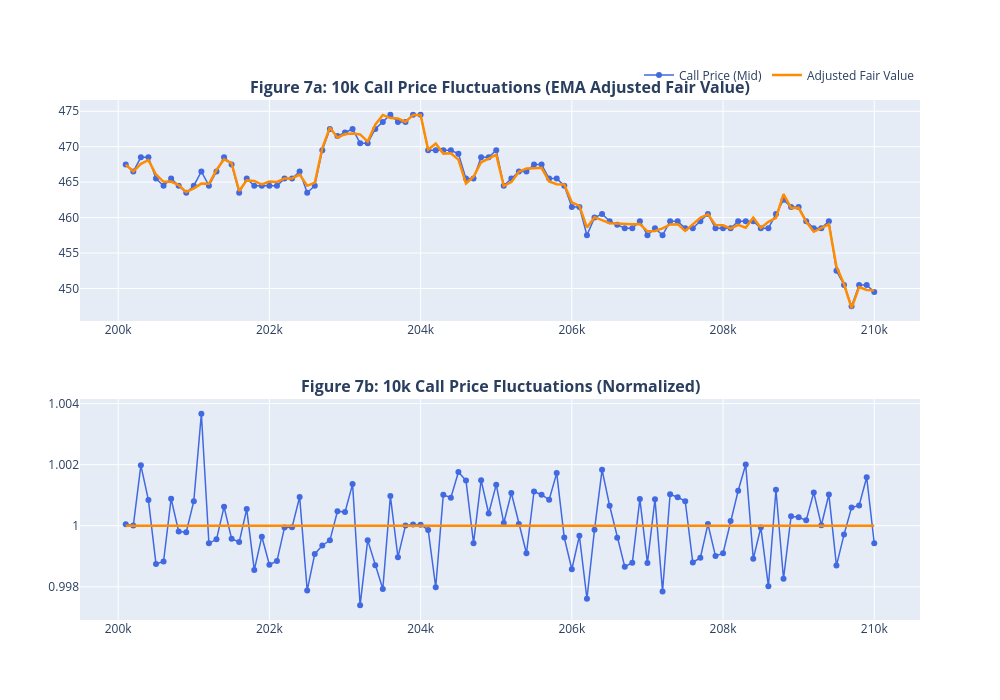

The code cell stored with this chart in its notebook:
### Code cell
import plotly.graph_objects as go
from plotly.subplots import make_subplots
import numpy as np
from statsmodels.tsa.stattools import acf

# ============================================================
# FIGURES 7a & 7b: THE "HEDGEHOGS" SECRET ADJUSTED FAIR VALUE
# ============================================================
K_FOCUS  = 10000
N_TICKS  = 100
THEO_NORM_WINDOW = 20 # Taken directly from their source code!

days = iv_plot['day'].unique()
day_1 = days[0]

# 1. Isolate K=10000 data strictly for Day 1
k10 = iv_plot[
    (iv_plot['strike'] == K_FOCUS) & 
    (iv_plot['day'] == day_1)
].copy().reset_index(drop=True)

# 2. Re-calculate the Local Parabola
iv_day1_fit = iv_clean[(iv_clean['day'] == day_1) & (iv_clean['iv'] > 0.12) & (iv_clean['strike'] != 9500)]
coeffs_day1 = np.polyfit(iv_day1_fit['moneyness'].values, iv_day1_fit['iv'].values, 2)
k10['iv_smile_local'] = np.polyval(coeffs_day1, k10['moneyness'])
k10['bs_theo'] = k10.apply(
    lambda r: bs_call_price(r['S'], r['strike'], r['T'], r['iv_smile_local']), axis=1
)

# 3. THE SECRET SAUCE: EMA Detrending of the Theoretical Difference
# This centers the theoretical line exactly over the market price.
k10['raw_theo_diff'] = k10['call_price'] - k10['bs_theo']
k10['ema_theo_diff'] = k10['raw_theo_diff'].ewm(span=THEO_NORM_WINDOW, adjust=False).mean()

# 4. Calculate the TRUE Adjusted Fair Value they traded against
k10['adjusted_fair_value'] = k10['bs_theo'] + k10['ema_theo_diff']

# 5. Zoom into the window (offsetting by 2000 ticks so the EMA has time to warm up)
START_TICK = 2000
k10_zoom = k10.iloc[START_TICK : START_TICK + N_TICKS].copy()

# 6. Normalized price: call_price / adjusted_fair_value
k10_zoom['price_norm'] = k10_zoom['call_price'] / k10_zoom['adjusted_fair_value']

# ============================================================
# BUILDING THE SUBPLOTS (PLOTLY)
# ============================================================
fig = make_subplots(
    rows=2, cols=1, 
    vertical_spacing=0.15,
    subplot_titles=(
        f'<b>Figure 7a: 10k Call Price Fluctuations (EMA Adjusted Fair Value)</b>',
        f'<b>Figure 7b: 10k Call Price Fluctuations (Normalized)</b>'
    )
)

# --- Figure 7a: Actual price vs ADJUSTED Fair Value ---
fig.add_trace(go.Scatter(
    x=k10_zoom['timestamp'], y=k10_zoom['call_price'],
    mode='lines+markers', marker=dict(size=6),
    line=dict(color='royalblue', width=1.5),
    name='Call Price (Mid)'
), row=1, col=1)

fig.add_trace(go.Scatter(
    x=k10_zoom['timestamp'], y=k10_zoom['adjusted_fair_value'], 
    mode='lines', line=dict(color='darkorange', width=2.5),
    name='Adjusted Fair Value'
), row=1, col=1)

# --- Figure 7b: Normalized price ---
fig.add_trace(go.Scatter(
    x=k10_zoom['timestamp'], y=k10_zoom['price_norm'],
    mode='lines+markers', marker=dict(size=6),
    line=dict(color='royalblue', width=1.5),
    name='Price / Fair Value',
    showlegend=False
), row=2, col=1)

fig.add_trace(go.Scatter(
    x=k10_zoom['timestamp'], y=[1.0]*len(k10_zoom),
    mode='lines', line=dict(color='darkorange', width=2.5),
    name='Baseline = 1.0',
    showlegend=False
), row=2, col=1)

fig.update_layout(
    template='plotly', height=700, width=1000, hovermode='x unified',
    legend=dict(orientation="h", yanchor="bottom", y=1.02, xanchor="right", x=1)
)
fig.show()

# ============================================================
# STATISTICAL VALIDATION: ACF (Autocorrelation) ON RETURNS
# ============================================================
print(f"=== Statistical Validation for K={K_FOCUS} (Day {day_1}) ===")

# THE FIX: Calculate Log Returns (tick-to-tick changes)
k10['log_return'] = np.log(k10['call_price'] / k10['call_price'].shift(1))
returns_series = k10['log_return'].dropna()

acf_vals = acf(returns_series, nlags=5, fft=True)

for lag, val in enumerate(acf_vals):
    print(f"Lag {lag}: {val:+.4f}")

print(f"\n→ Lag-1 autocorrelation = {acf_vals[1]:+.4f}")
if acf_vals[1] < 0:
    print("  Result: Negative ✓ — Short-term mean reversion confirmed. Scalping is viable.")
else:
    print("  Result: Positive ✗ — No mean reversion detected.")

### Figure 1 — Plotly figure (JSON) as saved in the notebook; plotly's stock layout.template omitted (floating-point values rounded to 4 significant figures)
{"data": [{"line": {"color": "royalblue", "width": 1.5}, "marker": {"size": 6}, "mode": "lines+markers", "name": "Call Price (Mid)", "type": "scatter", "x": [200100, 200200, 200300, 200400, 200500, 200600, 200700, 200800, 200900, 201000, 201100, 201200, 201300, 201400, 201500, 201600, 201700, 201800, 201900, 202000, 202100, 202200, 202300, 202400, 202500, 202600, 202700, 202800, 202900, 203000, 203100, 203200, 203300, 203400, 203500, 203600, 203700, 203800, 203900, 204000, 204100, 204200, 204300, 204400, 204500, 204600, 204700, 204800, 204900, 205000, 205100, 205200, 205300, 205400, 205500, 205600, 205700, 205800, 205900, 206000, 206100, 206200, 206300, 206400, 206500, 206600, 206700, 206800, 206900, 207000, 207100, 207200, 207300, 207400, 207500, 207600, 207700, 207800, 207900, 208000, 208100, 208200, 208300, 208400, 208500, 208600, 208700, 208800, 208900, 209000, 209100, 209200, 209300, 209400, 209500, 209600, 209700, 209800, 209900, 210000], "xaxis": "x", "y": [467.5, 466.5, 468.5, 468.5, 465.5, 464.5, 465.5, 464.5, 463.5, 464.5, 466.5, 464.5, 466.5, 468.5, 467.5, 463.5, 465.5, 464.5, 464.5, 464.5, 464.5, 465.5, 465.5, 466.5, 463.5, 464.5, 469.5, 472.5, 471.5, 472.0, 472.5, 470.5, 470.5, 472.5, 473.5, 474.5, 473.5, 473.5, 474.5, 474.5, 469.5, 469.5, 469.5, 469.5, 469.0, 465.5, 465.5, 468.5, 468.5, 469.5, 464.5, 465.5, 466.5, 466.5, 467.5, 467.5, 465.5, 465.5, 464.5, 461.5, 461.5, 457.5, 460.0, 460.5, 459.5, 459.0, 458.5, 458.5, 459.5, 457.5, 458.5, 457.5, 459.5, 459.5, 458.5, 458.5, 459.5, 460.5, 458.5, 458.5, 458.5, 459.5, 459.5, 459.5, 458.5, 458.5, 460.5, 462.5, 461.5, 461.5, 459.5, 458.5, 458.5, 459.5, 452.5, 450.5, 447.5, 450.5, 450.5, 449.5], "yaxis": "y"}, {"line": {"color": "darkorange", "width": 2.5}, "mode": "lines", "name": "Adjusted Fair Value", "type": "scatter", "x": [200100, 200200, 200300, 200400, 200500, 200600, 200700, 200800, 200900, 201000, 201100, 201200, 201300, 201400, 201500, 201600, 201700, 201800, 201900, 202000, 202100, 202200, 202300, 202400, 202500, 202600, 202700, 202800, 202900, 203000, 203100, 203200, 203300, 203400, 203500, 203600, 203700, 203800, 203900, 204000, 204100, 204200, 204300, 204400, 204500, 204600, 204700, 204800, 204900, 205000, 205100, 205200, 205300, 205400, 205500, 205600, 205700, 205800, 205900, 206000, 206100, 206200, 206300, 206400, 206500, 206600, 206700, 206800, 206900, 207000, 207100, 207200, 207300, 207400, 207500, 207600, 207700, 207800, 207900, 208000, 208100, 208200, 208300, 208400, 208500, 208600, 208700, 208800, 208900, 209000, 209100, 209200, 209300, 209400, 209500, 209600, 209700, 209800, 209900, 210000], "xaxis": "x", "y": [467.5, 466.5, 467.6, 468.1, 466.1, 465.0, 465.1, 464.6, 463.6, 464.1, 464.8, 464.8, 466.7, 468.2, 467.7, 463.7, 465.2, 465.2, 464.7, 465.1, 465.0, 465.5, 465.5, 466.1, 464.5, 464.9, 469.8, 472.7, 471.3, 471.8, 471.9, 471.7, 470.7, 473.1, 474.5, 474.0, 474.0, 473.5, 474.5, 474.5, 469.6, 470.4, 469.0, 469.1, 468.2, 464.8, 465.8, 467.8, 468.3, 468.9, 464.5, 465.0, 466.5, 466.9, 467.0, 467.0, 465.1, 464.7, 464.7, 462.2, 461.7, 458.6, 460.1, 459.7, 459.2, 459.2, 459.1, 459.1, 459.1, 458.1, 458.1, 458.5, 459.0, 459.1, 458.1, 459.1, 460.0, 460.5, 459.0, 458.9, 458.4, 459.0, 458.6, 460.0, 458.5, 459.4, 460.0, 463.3, 461.4, 461.4, 459.4, 458.0, 458.5, 459.0, 453.1, 450.6, 447.2, 450.2, 449.8, 449.8], "yaxis": "y"}, {"line": {"color": "royalblue", "width": 1.5}, "marker": {"size": 6}, "mode": "lines+markers", "name": "Price / Fair Value", "showlegend": false, "type": "scatter", "x": [200100, 200200, 200300, 200400, 200500, 200600, 200700, 200800, 200900, 201000, 201100, 201200, 201300, 201400, 201500, 201600, 201700, 201800, 201900, 202000, 202100, 202200, 202300, 202400, 202500, 202600, 202700, 202800, 202900, 203000, 203100, 203200, 203300, 203400, 203500, 203600, 203700, 203800, 203900, 204000, 204100, 204200, 204300, 204400, 204500, 204600, 204700, 204800, 204900, 205000, 205100, 205200, 205300, 205400, 205500, 205600, 205700, 205800, 205900, 206000, 206100, 206200, 206300, 206400, 206500, 206600, 206700, 206800, 206900, 207000, 207100, 207200, 207300, 207400, 207500, 207600, 207700, 207800, 207900, 208000, 208100, 208200, 208300, 208400, 208500, 208600, 208700, 208800, 208900, 209000, 209100, 209200, 209300, 209400, 209500, 209600, 209700, 209800, 209900, 210000], "xaxis": "x2", "y": [1.0, 1.0, 1.002, 1.001, 0.9987, 0.9988, 1.001, 0.9998, 0.9998, 1.001, 1.004, 0.9994, 0.9996, 1.001, 0.9996, 0.9995, 1.001, 0.9985, 0.9996, 0.9987, 0.9988, 0.9999, 1.0, 1.001, 0.9979, 0.9991, 0.9994, 0.9995, 1.0, 1.0, 1.001, 0.9974, 0.9995, 0.9987, 0.9979, 1.001, 0.999, 1.0, 1.0, 1.0, 0.9999, 0.998, 1.001, 1.001, 1.002, 1.001, 0.9994, 1.001, 1.0, 1.001, 1.0, 1.001, 1.0, 0.9991, 1.001, 1.001, 1.001, 1.002, 0.9996, 0.9986, 0.9997, 0.9976, 0.9999, 1.002, 1.001, 0.9996, 0.9987, 0.9988, 1.001, 0.9988, 1.001, 0.9978, 1.001, 1.001, 1.001, 0.9988, 0.999, 1.0, 0.999, 0.9991, 1.0, 1.001, 1.002, 0.9989, 0.9999, 0.998, 1.001, 0.9983, 1.0, 1.0, 1.0, 1.001, 1.0, 1.001, 0.9987, 0.9997, 1.001, 1.001, 1.002, 0.9994], "yaxis": "y2"}, {"line": {"color": "darkorange", "width": 2.5}, "mode": "lines", "name": "Baseline = 1.0", "showlegend": false, "type": "scatter", "x": [200100, 200200, 200300, 200400, 200500, 200600, 200700, 200800, 200900, 201000, 201100, 201200, 201300, 201400, 201500, 201600, 201700, 201800, 201900, 202000, 202100, 202200, 202300, 202400, 202500, 202600, 202700, 202800, 202900, 203000, 203100, 203200, 203300, 203400, 203500, 203600, 203700, 203800, 203900, 204000, 204100, 204200, 204300, 204400, 204500, 204600, 204700, 204800, 204900, 205000, 205100, 205200, 205300, 205400, 205500, 205600, 205700, 205800, 205900, 206000, 206100, 206200, 206300, 206400, 206500, 206600, 206700, 206800, 206900, 207000, 207100, 207200, 207300, 207400, 207500, 207600, 207700, 207800, 207900, 208000, 208100, 208200, 208300, 208400, 208500, 208600, 208700, 208800, 208900, 209000, 209100, 209200, 209300, 209400, 209500, 209600, 209700, 209800, 209900, 210000], "xaxis": "x2", "y": [1, 1, 1, 1, 1, 1, 1, 1, 1, 1, 1, 1, 1, 1, 1, 1, 1, 1, 1, 1, 1, 1, 1, 1, 1, 1, 1, 1, 1, 1, 1, 1, 1, 1, 1, 1, 1, 1, 1, 1, 1, 1, 1, 1, 1, 1, 1, 1, 1, 1, 1, 1, 1, 1, 1, 1, 1, 1, 1, 1, 1, 1, 1, 1, 1, 1, 1, 1, 1, 1, 1, 1, 1, 1, 1, 1, 1, 1, 1, 1, 1, 1, 1, 1, 1, 1, 1, 1, 1, 1, 1, 1, 1, 1, 1, 1, 1, 1, 1, 1], "yaxis": "y2"}], "layout": {"annotations": [{"font": {"size": 16}, "showarrow": false, "text": "<b>Figure 7a: 10k Call Price Fluctuations (EMA Adjusted Fair Value)</b>", "x": 0.5, "xanchor": "center", "xref": "paper", "y": 1, "yanchor": "bottom", "yref": "paper"}, {"font": {"size": 16}, "showarrow": false, "text": "<b>Figure 7b: 10k Call Price Fluctuations (Normalized)</b>", "x": 0.5, "xanchor": "center", "xref": "paper", "y": 0.425, "yanchor": "bottom", "yref": "paper"}], "height": 700, "hovermode": "x unified", "legend": {"orientation": "h", "x": 1, "xanchor": "right", "y": 1.02, "yanchor": "bottom"}, "width": 1000, "xaxis": {"anchor": "y", "domain": [0, 1]}, "xaxis2": {"anchor": "y2", "domain": [0, 1]}, "yaxis": {"anchor": "x", "domain": [0.575, 1]}, "yaxis2": {"anchor": "x2", "domain": [0, 0.425]}}}
